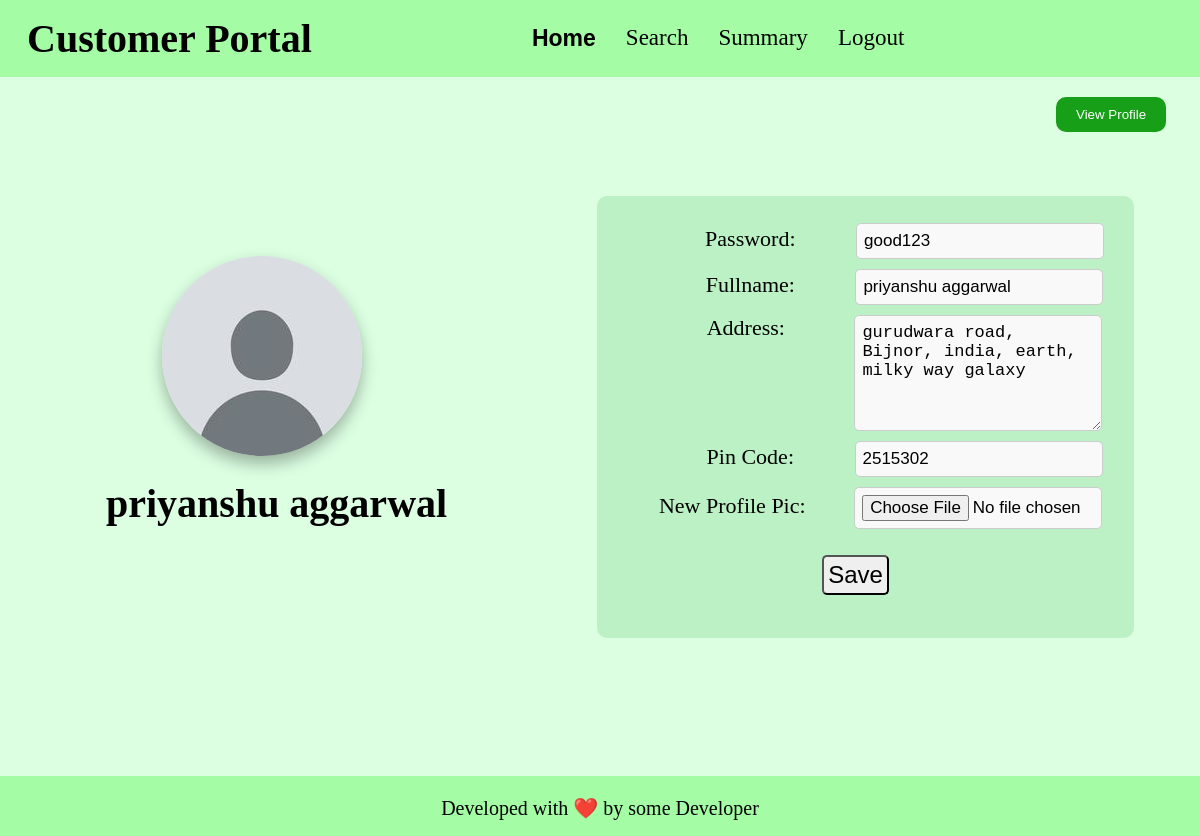
Page /customer_home/edit_profile/1 on the earlier database version.
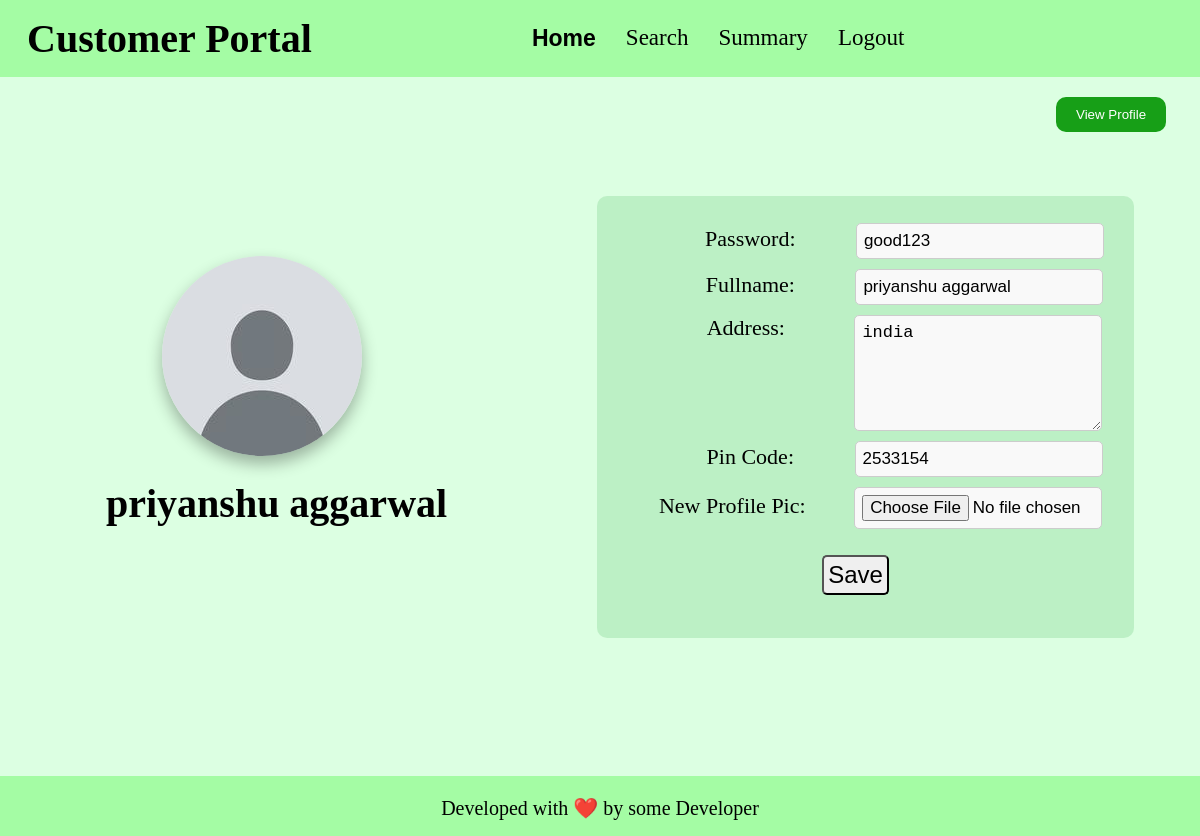
Same page on the later database version.
### app.py (models this page shows)
class customer(db.Model):
    __tablename__ = "customer"
    id = db.Column(db.Integer, primary_key=True, autoincrement=True)
    email_id = db.Column(db.String, nullable=False)
    password = db.Column(db.String, nullable=False)
    fullname = db.Column(db.String, nullable=False)
    gender = db.Column(db.String, nullable=False)
    address = db.Column(db.String, nullable=False)
    pin_code = db.Column(db.Integer, nullable=False)
    blocked = db.Column(db.Boolean, default=False)
    service_requests = db.relationship('service_request', backref='customer', cascade='all, delete-orphan')

### app.py (the view, shortened to what this page needs)
@app.route('/customer_home/edit_profile/<int:id>', methods=['GET', 'POST'])
def customer_profile_edit(id):
    if request.method == 'GET':
        cus = customer.query.filter_by(id = id).first()
        if cus:
            if not cus.blocked:
                return render_template("customer_edit_profile.html", customer = cus)
            else:
                return redirect('/customer_login')
        else:
            return redirect('/customer_login')

### templates/customer_edit_profile.html (shortened to what this page needs)
<!DOCTYPE html>
<html lang="en">
<head>
    <link rel="stylesheet" href="/static/css/basic.css">
</head>
<body>
    <header>
        <h1>Customer Portal</h1>
        <ul>
            <li><a class="active" href="/customer_home/{{customer.id}}">Home</a></li>
            <li><a href="/customer_search/{{customer.id}}">Search</a></li>
            <li><a href="/customer_summary/{{customer.id}}">Summary</a></li>
            <li><a href="/customer_logout/{{customer.id}}">Logout</a></li>
        </ul>
    </header>
    <button id="edit_profile_button" onclick="gotoroute('/customer_home/view_profile/{{customer.id}}')">View Profile</button>
    <div id="box">
        <div id="box1">
            <img id="user-pic" src="/static/default_user_pic.png" alt="Profile Picture">
            <h2 style="font-size: 40px;">{{customer.fullname}}</h2>
        </div>
        <div id="box2">
            <div id="form-box">
                <form action="/customer_home/edit_profile/{{customer.id}}" method="POST">
                    <div class="credentials" style="margin-left: 78px; margin-top: -3px;">
                        Password: <input style="margin-left: 55px; width: 232px;" class="input-box" size="x-large"
                            type="text" name="password" value="{{customer.password}}" required>
                    </div>
                    <div class="credentials" style="margin-left: 78px;">
                        Fullname: <input style="margin-left: 55px; width: 232px;" class="input-box" size="x-large"
                            type="text" name="fullname" placeholder="David Malhan" value="{{customer.fullname}}" required>
                    </div>
                    <div class="credentials" style="margin-left: 78px;">
                        Address: <textarea
                            style="margin-left: 64px; width: 232px; height: 100px; text-align: left; vertical-align: top; border: 1px solid #ccc; background-color: #f9f9f9;"
                            class="input-box" name="address" placeholder="54/2 Humphery Street"
                            required>{{customer.address}}</textarea>
                    </div>
                    <div class="credentials" style="margin-left: 78px;">
                        Pin Code: <input style="margin-left: 55px; width: 232px;" class="input-box" size="x-large"
                            type="number" name="pincode" value="{{customer.pin_code}}" required>
                    </div>
                    <div class="credentials" style="margin-left: 30px;">
                        New Profile Pic: <input style="margin-left: 43px; width: 232px;" class="file-upload"
                            size="x-large" type="file" name="new_pic" accept=".png, .jpg, .jpeg"
                            onchange="preview_img(event)">
                    </div>
                    <div>
                        <input type="submit" value="Save"
                            style="margin-right: 20px; font-size: x-large;font-family:'Franklin Gothic Medium', 'Arial Narrow', Arial, sans-serif; margin-top: 16px; margin-bottom: 13px; padding: 4px; border-radius: 5px;">
                    </div>
                </form>
            </div>
        </div>
    </div>
    <br>
    <footer>
        <p>
            Developed with ❤️ by some Developer
        </p>
    </footer>
</body>
</html>

Differences in the rows shown:
changed customer "priyanshu aggarwal": address "gurudwara road, Bijnor, india, earth, milky way galaxy" → "india"; pincode "2515302" → "2533154"
